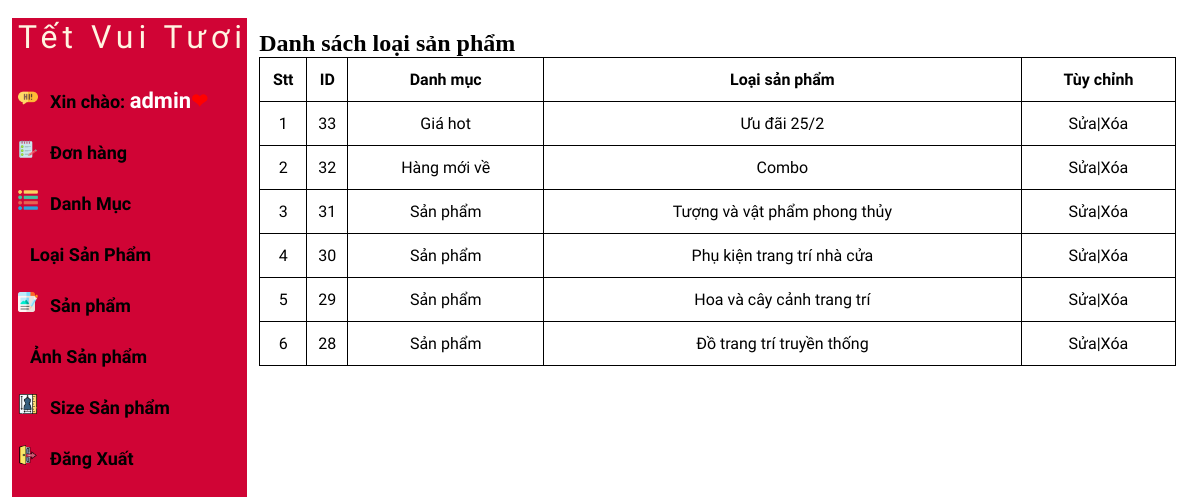
The app's page /admin/brandlist.php (signed in) with its own data.
### tables this page shows
CREATE TABLE IF NOT EXISTS `tbl_loaisanpham` (
  `loaisanpham_id` int NOT NULL AUTO_INCREMENT,
  `danhmuc_id` int NOT NULL,
  `loaisanpham_ten` varchar(255) NOT NULL,
  PRIMARY KEY (`loaisanpham_id`)
);

CREATE TABLE IF NOT EXISTS `tbl_danhmuc` (
  `danhmuc_id` int NOT NULL AUTO_INCREMENT,
  `danhmuc_ten` varchar(255) NOT NULL,
  PRIMARY KEY (`danhmuc_id`)
);

### admin/lib/database.php (called while the page is built, shortened)
<?php
Class Database{
   public $host   = DB_HOST;
   public $user   = DB_USER;
   public $pass   = DB_PASS;
   public $dbname = DB_NAME;
   public $link;
private function connectDB(){
   $this->link = new mysqli($this->host, $this->user, $this->pass,
    $this->dbname);
 }
public function select($query){
  mysqli_set_charset($this->link,'UTF8');
  $result = $this->link->query($query) or
   die($this->link->error.__LINE__);
  if($result->num_rows > 0){
    return $result;
  } else {
    return false;
  }
 }
}

### admin/class/brand_class.php (called while the page is built, shortened)
<?php
class brand
{
   private $db;
   public function __construct()
   {
       $this ->db = new Database();
   }
   public function show_brand(){
    $query = "SELECT tbl_loaisanpham.*, tbl_danhmuc.danhmuc_ten
    FROM tbl_loaisanpham INNER JOIN tbl_danhmuc ON tbl_loaisanpham.danhmuc_id = tbl_danhmuc.danhmuc_id
    ORDER BY tbl_loaisanpham.loaisanpham_id DESC  ";
    $result = $this -> db ->select($query);
    return $result;
   }
   }
?>

### admin/brandlist.php (the view, shortened to what this page needs)
<?php
include "header.php";
include "leftside.php";
$brand = new brand;
$show_brand = $brand -> show_brand()
?>
       <div class="admin-content-right">
            <div class="table-content">
            <h1>Danh sách loại sản phẩm</h1>
                <table>
                    <tr>
                        <th>Stt</th>
                        <th>ID</th>
                        <th>Danh mục</th>
                        <th>Loại sản phẩm</th>
                        <th>Tùy chỉnh</th>
                    </tr>
                    <?php
                    if($show_brand){$i=0; while($result= $show_brand->fetch_assoc()){
                        $i++
                    ?>
                    <tr>
                        <td> <?php echo $i ?></td>
                        <td> <?php echo $result['loaisanpham_id'] ?></td>
                        <td> <?php echo $result['danhmuc_ten']  ?></td>
                        <td> <?php echo $result['loaisanpham_ten'] ?></td>
                        <td><a href="brandedit.php?loaisanpham_id=<?php echo $result['loaisanpham_id'] ?>">Sửa</a>|<a href="branddelete.php?loaisanpham_id=<?php echo $result['loaisanpham_id'] ?>">Xóa</a></td>
                    </tr>
                    <?php
                     }}
                    ?>
                </table>
               </div>
        </div>
    </section>
</body>
</html>

### admin/css/style.css (style rules this page uses)
:root { --maincolor: #FFF5E1; --subcolor: #FFF5E1; }
* { padding: 0; margin: 0; box-sizing: border-box; }
a { text-decoration: none; color: black; }
.admin-content-right { width: 80%; background-color: white; padding: 12px 12px; height: 100vh; overflow-y: scroll; }
.table-content table { width: 100%; }
.table-content table,th,td { text-align: center; border: 1px solid black; border-collapse: collapse; padding: 12px 0; font-family: 'Bona Nova', serif; }

### records on screen
tbl_loaisanpham: loaisanpham_id "33", danhmuc.danhmuc_ten "Giá hot", loaisanpham_ten "Ưu đãi 25/2"
tbl_loaisanpham: loaisanpham_id "32", danhmuc.danhmuc_ten "Hàng mới về", loaisanpham_ten "Combo"
tbl_loaisanpham: loaisanpham_id "31", danhmuc.danhmuc_ten "Sản phẩm", loaisanpham_ten "Tượng và vật phẩm phong thủy"
tbl_loaisanpham: loaisanpham_id "30", danhmuc.danhmuc_ten "Sản phẩm", loaisanpham_ten "Phụ kiện trang trí nhà cửa"
tbl_loaisanpham: loaisanpham_id "29", danhmuc.danhmuc_ten "Sản phẩm", loaisanpham_ten "Hoa và cây cảnh trang trí"
tbl_loaisanpham: loaisanpham_id "28", danhmuc.danhmuc_ten "Sản phẩm", loaisanpham_ten "Đồ trang trí truyền thống"

### other values on screen
Session::get('admin_name') "admin"
